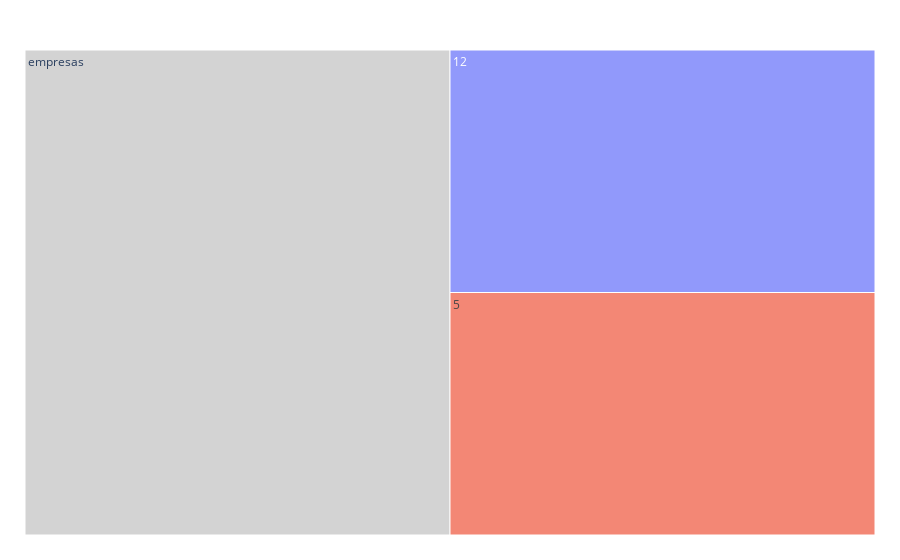

The cell this chart's notebook holds for it:
### Markdown cell above
%md ALTERNATIVE PLOT

### Code cell
import plotly.graph_objects as go
import pandas as pd


A ={"nome" : "A", "tamanho" : 12, "parents": "empresas"}
B ={"nome" : "B", "tamanho" : 5, "parents": "empresas"} 
l1 = [A, B]
df = pd.DataFrame(l1)

fig = go.Figure(
    go.Icicle(
        ids = df.nome,
        labels = df.tamanho,
        parents = df.parents,
        root_color="lightgrey",
        tiling = dict(
            orientation='h'
        )
    )
)
fig.update_layout(margin = dict(t=50, l=25, r=25, b=25))
fig.show()

### Figure 1 — Plotly figure (JSON) as saved in the notebook; plotly's stock layout.template omitted (floating-point values rounded to 4 significant figures)
{"data": [{"ids": ["A", "B"], "labels": [12, 5], "parents": ["empresas", "empresas"], "root": {"color": "lightgrey"}, "tiling": {"orientation": "h"}, "type": "icicle"}], "layout": {"margin": {"b": 25, "l": 25, "r": 25, "t": 50}}}
